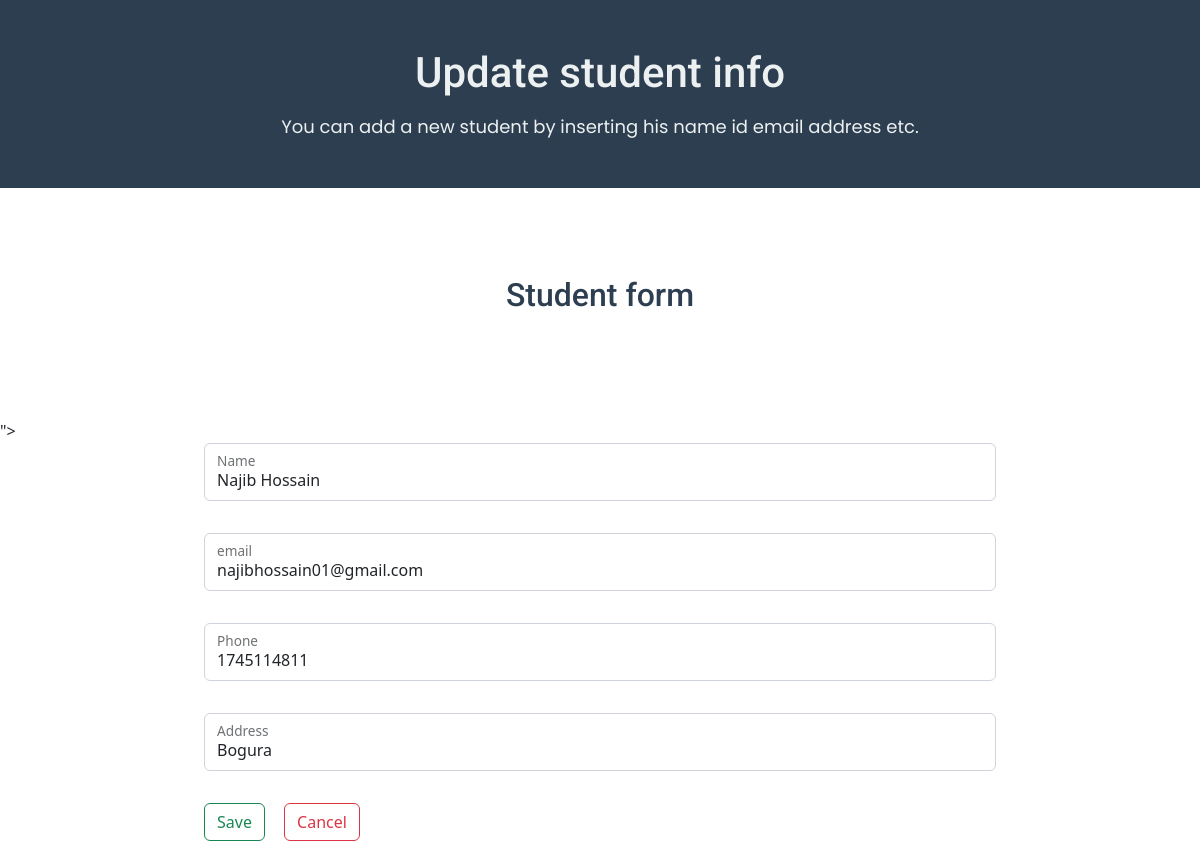
The app's page /editstd.php?id=1 with its own data.
### tables this page shows
CREATE TABLE `curddata` (
  `ID` int(11) NOT NULL,
  `Name` varchar(100) NOT NULL,
  `Email` varchar(100) NOT NULL,
  `Phone` int(20) NOT NULL,
  `Address` varchar(100) NOT NULL
);

### editstd.php (the view, shortened to what this page needs)
<?php
$servername = "localhost";
$username = "root";
$password = "";
$database = "mycurd";
$connection = new mysqli($servername, $username, $password, $database);
$id = "";
$name = "";
$email = "";
$phone = "";
$address = "";
if ( $_SERVER['REQUEST_METHOD'] == 'GET') {
    $id = $_GET["id"];
    $sql = "SELECT * FROM `curddata` WHERE id=$id";
    $result = $connection->query($sql);
    $row = $result->fetch_assoc();
    $id = $row["ID"];
    $name = $row["Name"];
    $email =$row["Email"];
    $phone =$row["Phone"];
    $address =$row["Address"];
}
?>
<!DOCTYPE html>
<html lang="en">
<head>
    <link rel="stylesheet" href="style03.css">
    <link rel="stylesheet" href="https://cdn.jsdelivr.net/npm/bootstrap@5.2.2/dist/css/bootstrap.min.css">
</head>
<body>
    <div class="container-fluid">
        <div class="row">
            <div class="pagetitle py-5" style="text-align: center; background-color: #2c3e50;">
                <h2 style="font-size: 42px; margin-bottom: 15px;">Update student info</h2>
                <p style="margin-bottom: 0;">You can add a new student by inserting his name id email address etc. </p>
            </div>
        </div>
    </div>
    <div class="container">
        <div class="row">
            <div class="form-title text-center py-5">
                <h2 style="color: #2c3e50; margin-top: 40px;">Student form</h2>
            </div>
        </div>
    </div>
    <div class="addform my-5">
        <form action="#" method="post">
            <input type="hidden" value="<?php echo $id; ?>">">
            <div class="row mb-3">
                <div class="col-xl-2"></div>
                <div class="col-xl-8">
                <div class="form-floating mb-3">
                       <input type="text" class="form-control" id="floatingInput02" placeholder="name@example.com" name="name" value="<?php echo $name; ?>">
                       <label for="floatingInput02">Name</label>
                    </div>
                </div>
                <div class="col-xl-2"></div>
            </div>
            <div class="row mb-3">
                <div class="col-xl-2"></div>
                <div class="col-xl-8">
                <div class="form-floating mb-3">
                       <input type="email" class="form-control" id="floatingInput03" placeholder="name@example.com" name="email" value="<?php echo $email; ?>">
                       <label for="floatingInput03">email</label>
                    </div>
                </div>
                <div class="col-xl-2"></div>
            </div>
            <div class="row mb-3">
                <div class="col-xl-2"></div>
                <div class="col-xl-8">
                <div class="form-floating mb-3">
                       <input type="number" class="form-control" id="floatingInput04" placeholder="name@example.com" name="phone" value="<?php echo $phone; ?>">
                       <label for="floatingInput04">Phone</label>
                    </div>
                </div>
                <div class="col-xl-2"></div>
            </div>
            <div class="row mb-3">
                <div class="col-xl-2"></div>
                <div class="col-xl-8">
                <div class="form-floating mb-3">
                       <input type="text" class="form-control" id="floatingInput05" placeholder="name@example.com" name="address" value="<?php echo $address; ?>">
                       <label for="floatingInput05">Address</label>
                    </div>
                </div>
                <div class="col-xl-2"></div>
            </div>
            <div class="row">
                <div class="col-xl-2"></div>
                <div class="col-xl-8">
                  <button type="submit" class="btn btn-outline-success" name="submit" style="margin-right: 15px;">Save</button>
                  <a href="./curdapplication/home.php" role="button" class="btn btn-outline-danger">Cancel</a>
                </div>
                <div class="col-xl-2"></div>
            </div>
        </form>
    </div>
</body>
</html>

### style03.css (style rules this page uses)
* { padding: 0; margin: 0; }
* h2 { font-family: 'Roboto', sans-serif; font-size: 42px; color: #ecf0f1; }
* p { font-family: 'Poppins', sans-serif; font-size: 18px; color: #ecf0f1; }

### records on screen
curddata: name "Najib Hossain", email "najibhossain01@gmail.com", phone "1745114811", address "Bogura"
